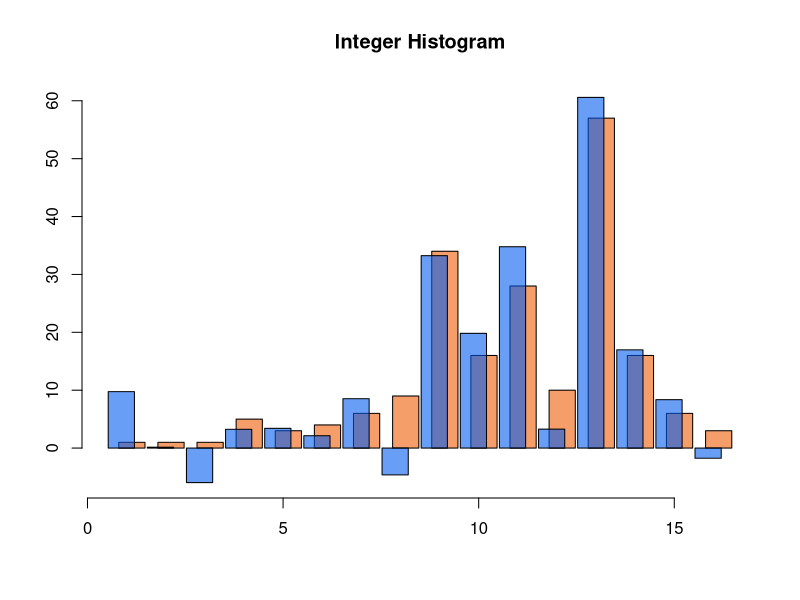

Source code (R): (Note: this script raises an error after producing the figure.)
##
##  histogramRelease.r
##
##  demonstrate mechanisms for histogram release and synthetic data generation
##
##  jH 2019.3.8
##

rm(list=ls())		# Remove any objects in memory
par(ask=TRUE)

#### Parameters ####

# Random draw from Laplace distribution
#
# mu numeric, center of the distribution
# b numeric, spread
# size integer, number of draws
# 
# return Random draws from Laplace distribution
# example:
# 
# rlap(size=1000)

rlap = function(mu=0, b=1, size=1) {
    p <- runif(size) - 0.5
    draws <- mu - b * sgn(p) * log(1 - 2 * abs(p))
    return(draws)
}


# Sign function
# 
# Function to determine what the sign of the passed values should be.
#
# x numeric, value or vector or values
# return The sign of passed values
# example:
#
# sgn(rnorm(10))


sgn <- function(x) {
    return(ifelse(x < 0, -1, 1))
}

## Bound/Censor/Clip a variable to a range
clip <- function(x, lower, upper){
	x.clipped <- x
	x.clipped[x.clipped<lower] <- lower
	x.clipped[x.clipped>upper] <- upper
	return(x.clipped)	
}

## Sample with replacement from a vector
bootstrap <- function(x, y=NULL, n){
	index <- sample(x=1:length(x), size=n, replace=TRUE) 

	if(is.null(y)){
		return(x[index])
	}else{
		return(list(x=x[index], y=y[index]))
	}
}

showHist <- function(release, main="Histogram"){

	semi.blue <- rgb(0,90,239,150,maxColorValue=255)          # Slightly transparent colors
	semi.red  <- rgb(239,90,0,150,maxColorValue=255)

	DPrelease <- release$release
	codebook <- release$codebook
	true <- release$true

	allylim <- c(min(c(DPrelease,true), na.rm = TRUE), max(c(DPrelease, true), na.rm = TRUE))
	granularity <- (max(codebook) - min(codebook))/(length(codebook)-1)

	allxlim <- c(min(codebook) - 0.5*granularity, max(codebook + 0.5*granularity))

	# If stability threshold would be off the graph, extend range of graph
    if(!is.null(release$threshold)){
    	if(release$threshold>allylim[2]){
    		allylim[2]<-release$threshold
    	}
    }

    # Build empty plot
	plot.new()
	plot.window( xlim=allxlim, ylim=allylim)
	title(main = main)
	axis( side=1 )
	axis( side=2 )

	tiny <- granularity*0.03 # slight spacing between bars
	overlap <- granularity*0.2 # some small overlap between sensitive and DP values

	for(i in 1:length(codebook)){
		rect(xleft=codebook[i]-overlap, ybottom=0, xright=codebook[i]+0.5*granularity-tiny, ytop=true[i], col=semi.red)
		rect(xleft=codebook[i]-0.5*granularity+tiny, ybottom=0, xright=codebook[i]+overlap, ytop=DPrelease[i], col=semi.blue)
	}

	# If present, show stability threshold
	if(!is.null(release$threshold)){
		abline(h=release$threshold, col="black", lty=2, lwd=1.5)
	}
}


library("foreign")
PUMSdata <- read.csv(file="../../data/FultonPUMS5full.csv")   

data <- PUMSdata$educ    		# variable for means
data.x <- PUMSdata$educ			# x-variable for regression
data.y <- PUMSdata$income		# y-variable for regression




## Differentially private histogram for integers
integerHistogramRelease <- function(x, lower, upper, nbins=0, epsilon){
	n <- length(x)
	if(nbins==0){
		lower <- floor(lower)
		upper <- ceiling(upper)
		bins <- lower:upper   
        nbins <- length(bins)
    }

    x.clipped <- clip(x=x, lower=lower, upper=upper)

	sensitivity <- 2
	scale <- sensitivity / epsilon

	sensitiveValue <- DPrelease <- rep(NA,nbins)
	for(i in 1:length(bins)){
		sensitiveValue[i] <- sum(x.clipped==bins[i])
		DPrelease[i] <- sensitiveValue[i] + rlap(mu=0, b=scale, size=1)
	}

	return(list(release=DPrelease, true=sensitiveValue, codebook=bins))
}


## Differentially private histogram for continuous
continuousHistogramRelease <- function(x, lower, upper, nbins=0, epsilon){
	n <- length(x)
	if(nbins==0){
		lower <- floor(lower)
		upper <- ceiling(upper)
		bins <- lower:(upper+1)          # understand this
		nbins <- length(bins)-1          # understand this
		codebook <- bins[1:nbins] 
    } else {
    	bins <- seq(from=lower, to=upper, length=nbins+1)
    	granularity <- (upper-lower)/nbins
    	bins[nbins+1] <-  bins[nbins+1] + granularity      # understand this 
    	codebook <- bins[1:nbins] + 0.5*granularity
    }

    x.clipped <- clip(x=x, lower=lower, upper=upper)

	sensitivity <- 2
	scale <- sensitivity / epsilon

	sensitiveValue <- DPrelease <- rep(NA,nbins)
	for(i in 1:nbins){
		sensitiveValue[i] <- sum(x>=bins[i] & x<bins[i+1])                         						# corrected 
		DPrelease[i] <- sensitiveValue[i] + rlap(mu=0, b=scale, size=1)
	}

	return(list(release=DPrelease, true=sensitiveValue, codebook=codebook))
}




## Differentially private histogram for continuous
stabilityHistogramRelease <- function(x, lower, upper, nbins=0, epsilon, delta){
	n <- length(x)
	if(nbins==0){
		lower <- floor(lower)
		upper <- ceiling(upper)
		bins <- lower:(upper+1)    # For integers, this is just lower:upper
		nbins <- length(bins)-1
		codebook <- bins[1:nbins] 
    } else {
    	bins <- seq(from=lower, to=upper, length=nbins+1)
    	granularity <- (upper-lower)/nbins
    	bins[nbins+1] <-  bins[nbins+1] + granularity 
    	codebook <- bins[1:nbins] + 0.5*granularity
    }

    x.clipped <- clip(x=x, lower=lower, upper=upper)

	sensitivity <- 2
	scale <- sensitivity / epsilon
	a <- 2*log(1/delta)/epsilon

	sensitiveValue <- DPrelease <- rep(NA,nbins)            
	for(i in 1:nbins){                                                    
		sensitiveValue[i] <- sum(x.clipped>=bins[i] & x.clipped <bins[i+1])
     }
    potentialRelease <- sensitiveValue + rlap(mu=0, b=scale, size=nbins)  # Note adding Laplace draws to every element
    DPrelease <- ifelse (potentialRelease > a, potentialRelease, 0)
  
	return(list(release=DPrelease, true=sensitiveValue, codebook=codebook, threshold=a))
}



## Differentially private histogram for continuous
xyHistogramRelease <- regressionRelease <- function(y, x, ylower, yupper, xlower, xupper, xnbins=0, ynbins=0, epsilon){
	n <- length(x)
	if(xnbins==0){
		xlower <- floor(xlower)
		xupper <- ceiling(xupper)
		xbins <- xlower:(xupper+1)    
		xnbins <- length(xbins)-1
		xgranularity <- 1
		xcodebook <- xbins[1:xnbins]
    } else {
    	xbins <- seq(from=xlower, to=xupper, length=xnbins+1)
    	xgranularity <- (xupper-xlower)/xnbins
    	xbins[xnbins+1] <-  xbins[xnbins+1] + xgranularity
		xcodebook <- xbins[1:xnbins] + 0.5*xgranularity
    }

	if(ynbins==0){
		ylower <- floor(ylower)
		yupper <- ceiling(yupper)
		ybins <- ylower:(yupper+1)    
		ynbins <- length(ybins)-1
		ygranularity <- 1
		ycodebook <- ybins[1:ynbins]
    } else {
    	ybins <- seq(from=ylower, to=yupper, length=ynbins+1)
    	ygranularity <- (yupper-ylower)/ynbins
    	ybins[ynbins+1] <-  ybins[ynbins+1] + ygranularity
    	ycodebook <- ybins[1:ynbins] + 0.5*ygranularity
    }

    x.clipped <- clip(x=x, lower=xlower, upper=xupper)
    y.clipped <- clip(x=y, lower=ylower, upper=yupper)

	sensitivity <- 2
	scale <- sensitivity / (epsilon)

	sensitiveValue <- DPrelease <- matrix(NA, nrow=ynbins, ncol=xnbins)

	for(i in 1:xnbins){
		for(j in 1:ynbins){
			sensitiveValue[j,i] <- sum(x.clipped >= xbins[i] & x.clipped < xbins[i+1] & y.clipped >= ybins[j] & y.clipped < ybins[j+1])
			DPrelease[j,i] <- sensitiveValue[j,i] + rlap(mu=0, b=scale, size=1)
		}
	}

	return(list(release=DPrelease, true=sensitiveValue, xcodebook=xcodebook, ycodebook=ycodebook))
}




data1 <- bootstrap(data, n=200)
out.1 <- integerHistogramRelease(x=data1, lower=1, upper=16, epsilon=0.5)

par(mfcol=c(1,1))
showHist(out.1, main="Integer Histogram")
dev.copy2pdf(file="./figs/integerHistogramRelease.pdf")



data2 <- bootstrap(data.y, n=200)
out.2 <- continuousHistogramRelease(x=data2, lower=0, upper=100000, nbins=10, epsilon=0.5)

par(mfcol=c(1,1))
showHist(out.2, main="Continuous Histogram")
dev.copy2pdf(file="./figs/continuousHistogramRelease.pdf")



data3 <- bootstrap(data.y, n=200)
out.3 <- stabilityHistogramRelease(x=data3, lower=0, upper=100000, nbins=10, epsilon=0.5, delta=0.000001)

par(mfcol=c(1,1))
showHist(out.3, main="Stability Histogram")
dev.copy2pdf(file="./figs/stabilityHistogramRelease.pdf")


data3 <- bootstrap(data.y, n=2000)
out.3 <- stabilityHistogramRelease(x=data3, lower=0, upper=100000, nbins=10, epsilon=0.5, delta=0.000001)

par(mfcol=c(1,1))
showHist(out.3, main="Stability Histogram")
dev.copy2pdf(file="./figs/stabilityHistogramRelease.pdf")



myn<-1000
data4 <- bootstrap(x=data.x, y=data.y, n=myn)
out.4 <- xyHistogramRelease(y=data4$y, x=data4$x, ylower=0, yupper=100000, xlower=1, xupper=16, xnbins=0, ynbins=10, epsilon=0.5)

## Plot the 2-dimensional histogram

par(mfcol=c(2,1))

 library(plotrix)
 cellcol<-matrix("#808080",nrow=nrow(out.4$true),ncol=ncol(out.4$true))
 cellcol[out.4$true>0]<-color.scale(out.4$true[out.4$true>0],0,c(0.8,1),c(0.8,0))

 color2D.matplot(x=out.4$true, yrev=FALSE, show.values=TRUE,main="Sensitive Data", axes=FALSE, cellcol=cellcol, xlab="education", ylab="income")
 axis(side=1, at=(1:ncol(out.4$true))-0.5, labels=out.4$xcodebook )
 axis(side=2, at=(1:nrow(out.4$true))-0.5, labels=out.4$ycodebook )
 

 cellcol<-matrix("#808080",nrow=nrow(out.4$release),ncol=ncol(out.4$release))
 cellcol[out.4$release>0]<-color.scale(out.4$release[out.4$release>0],0,c(0.8,1),c(0.8,0))
 cellcol[out.4$release<0]<-color.scale(out.4$release[out.4$release<0],c(1,0.8),c(0,0.8),0)

 color2D.matplot(x=out.4$release, yrev=FALSE, show.values=TRUE,main="DP Release", axes=FALSE, cellcol=cellcol, xlab="education", ylab="income")
 axis(side=1, at=(1:ncol(out.4$release))-0.5, labels=out.4$xcodebook )
 axis(side=2, at=(1:nrow(out.4$release))-0.5, labels=out.4$ycodebook )

dev.copy2pdf(file="./figs/2dHistogramRelease.pdf")


## Show synthetic data generation


## Post-process a vector or matrix of DP count releases, into probabilities
normalize <- function(x){
	x[x<0] <- 0
	x <- x/sum(x)
	return(x)
}

data4$y <- clip(data4$y, lower=0, upper=100000)

true.cor <- cor(data4$x, data4$y)
true.output <- lm(data4$y~data4$x)
true.slope <- coef(true.output)[2]
nsims <- 20

## Bad Synthetic Data

badhistory <-matrix(NA, nrow=nsims, ncol=2)

for(i in 1:nsims){

	out.x <- integerHistogramRelease(x=data4$x, lower=1, upper=16, epsilon=0.5)
	out.y <- continuousHistogramRelease(x=data4$y, lower=0, upper=100000, nbins=10, epsilon=0.5)

	prob.x <- normalize(out.x$release)
	syn.x <- rmultinom(n=myn, prob=prob.x,  size=1) 
	syn.x <- t(syn.x) %*% out.x$codebook

	prob.y <- normalize(out.y$release)
	syn.y <- rmultinom(n=myn, prob=prob.y,  size=1) 
	syn.y <- t(syn.y) %*% out.y$codebook

	output <- lm(syn.y ~ syn.x)

	badhistory[i,1] <- cor(syn.x, syn.y)
	badhistory[i,2] <- output$coef[2]
}


## Good Synthetic Data

goodhistory <-matrix(NA, nrow=nsims, ncol=2)
for(i in 1:nsims){
	out.4 <- xyHistogramRelease(y=data4$y, x=data4$x, ylower=0, yupper=100000, xlower=1, xupper=16, xnbins=0, ynbins=10, epsilon=0.5)

	syn.prob <- as.vector(normalize(out.4$release))
	syn.xy <- rmultinom(n=myn, prob=syn.prob, size=1)
	syn.x <- t(syn.xy) %*% sort(rep(out.4$xcodebook, nrow(out.4$release)))
	syn.y <- t(syn.xy) %*% rep(out.4$ycodebook, ncol(out.4$release))

	output <- lm(syn.y ~ syn.x)

	goodhistory[i,1] <- cor(syn.x, syn.y)
	goodhistory[i,2] <- output$coef[2]
}


## Compare the simulations from the two synthetic approaches

allxlim.cor <- c(min(c(badhistory[,1],goodhistory[,1],true.cor)),max(c(badhistory[,1],goodhistory[,1],true.cor)))
allxlim.slope <- c(min(c(badhistory[,2],goodhistory[,2],true.slope)),max(c(badhistory[,2],goodhistory[,2],true.slope)))

par(mfcol=c(2,1))
plot(density(badhistory[,1]), col="purple", lwd=1.5, xlim=allxlim.cor, main="correlations")
abline(v=true.cor, col="red")
gooddens <- density(goodhistory[,1])
lines(gooddens$x,gooddens$y, col="green", lwd=1.5)

plot(density(badhistory[,2]), col="purple", lwd=1.5, xlim=allxlim.slope, main="regression slopes")
abline(v=true.slope, col="red")
gooddens <- density(goodhistory[,2])
lines(gooddens$x,gooddens$y, col="green", lwd=1.5)

dev.copy2pdf(file="./figs/syntheticModels.pdf")







